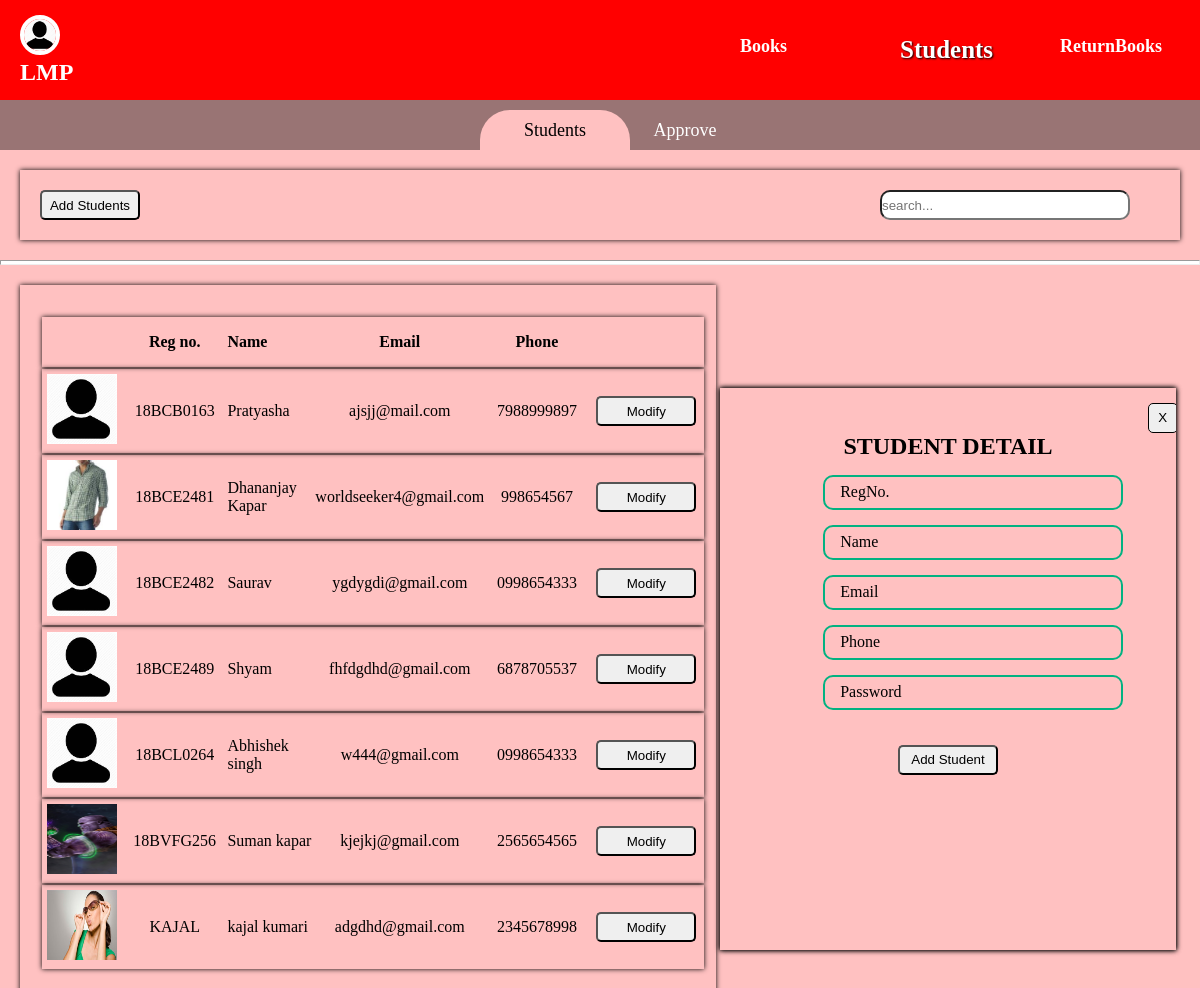
Page /students-list.php (signed in) on the committed database.
### tables this page shows
CREATE TABLE `students` (
  `pp` varchar(200) NOT NULL DEFAULT 'uploaded/p.jpg',
  `id` varchar(20) NOT NULL,
  `name` varchar(50) NOT NULL,
  `email` varchar(50) NOT NULL,
  `phone` varchar(15) NOT NULL,
  `password` varchar(20) NOT NULL
);

### students-list.php (the view, shortened to what this page needs)
<?php
	include "students.php";
	if(isset($_SESSION["login_user"])){
?>
<!DOCTYPE html>
<html>
<head>
	<link rel="stylesheet" href="css/initialstyle.css">
</head>
<body>
	<div class="srchbar">
		<button onclick="addStud()">Add Students</button>
		<div class="search">
			<form action="students-list.php" method="post">
				<input type="text" name="srchbox" id="srch_id" placeholder="search..." >
			</form>
		</div>
	</div>
	<hr style="height: 5px;background-color: white;">
	<div id="contents">
		<table>
			<div id="tab_head">
				<thead>
					<th class="imgClass"></th>
					<th class="regnClass">Reg no.</th>
					<th class="nameClass">Name</th>
					<th class="mailClass">Email</th>
					<th class="contClass">Phone</th>
					<th></th>
				</thead>
			</div>
			<tbody>
			<?php
				function resultprint($con,$sqlquery){
					$count = 0;
					$res = $con->query($sqlquery);
					while (($row = mysqli_fetch_assoc($res))) {
						$count += 1;
						$sid = $row["id"];
						$ppic = $row["pp"];
						$pp_id = 'pp_'.$count;
						$stud_id = 'stud_'.$count;
						$name_id = 'name_'.$count;
						$mail_id = 'mail_'.$count;
						$cont_id = 'cont_'.$count;
						$butn_id = 'butn_'.$count;
						echo "<tr>";
						echo "<td id='$pp_id' class='ppClass' value='$ppic'><img src='students/".$ppic."' ></td>";
						echo "<td id='$stud_id' class='regnClass'>".$sid."</td>";
						echo "<td id='$name_id' class='nameClass'>".$row["name"]."</td>";
						echo "<td id='$mail_id' class='mailClass'>".$row["email"]."</td>";
						echo "<td id='$cont_id' class='contClass'>".$row["phone"]."</td>";
						echo "<td><button class='button-list' id='$butn_id' value='$count'>Modify</button></td>";
						echo "</tr>";
					}
					return $count;
				}
				function ResultSql($conn){
					if(isset($_POST["srchbox"])){
						$na = $_POST["srchbox"];
						if($na == ""){
							$sql  = "select * from students";
							$count = resultprint($conn,$sql);
						}else{
							echo "<script>document.getElementById('srch_id').value = '$na'</script>";
							echo "<script>document.getElementById('srchres').innerHTML = 'Search results for ".$na." '</script>";
							$sql  = "select * from students where id like '%$na%' or name like '%$na%' or email like '%$na%' or phone like '%$na%'";
							$count = resultprint($conn,$sql);
						}
					}else{
						$sql  = "select * from students";
						$count = resultprint($conn,$sql);
					}
					return $count;
				}
				$count = ResultSql($conn);
			?>
			</tbody>
		</table>
	</div>
	<div class=std-detail id=std-detail>
		<button id="cancelBut" onclick="document.getElementById('std-detail').style.display='none'">X</button>
		<center>
			<h2>STUDENT DETAIL</h2>
		</center>
		<form action="students-list.php" method="post">
			<div class="inpbox">
				<span>RegNo.</span>
			</div>
			<div class="inpbox">
				<span> Name </span>
			</div>
			<div class="inpbox">
				<span>Email</span>
			</div>
			<div class="inpbox">
				<span>Phone</span>
			</div>
			<center>
				<button name="mod-but">Modify</button>
				<button name="del-but">Delete</button>
			</center>
		</form>
	</div>
	<div class=std-detail id=std-detail-add>
		<button id="cancelBut" onclick="document.getElementById('std-detail-add').style.display='none'">X</button>
		<center><h2>STUDENT DETAIL</h2></center>
		<form action="students-list.php" method="post">
			<div class="inpbox">
				<input type="text" name="st-regn-add" id="st-regn-add"  required>
				<span>RegNo.</span>
			</div>
			<div class="inpbox">
				<input type="text" name="st-name-add" id="st-name-add"  required>
				<span> Name </span>
			</div>
			<div class="inpbox">
				<input type="text" name="st-mail-add" id="st-mail-add"  required>
				<span>Email</span>
			</div>
			<div class="inpbox">
				<input type="text" name="st-cont-add" id="st-cont-add"  required>
				<span>Phone</span>
			</div>
			<div class="inpbox">
				<input type="text" name="st-pass-add" id="st-pass-add"  required>
				<span>Password</span>
			</div>
			<center>
				<button name="add-but">Add Student</button>
			</center>
		</form>
	</div>
</body>
</html>
<?php } ?>

### connection.php (shortened to what this page needs)
<!DOCTYPE html>
<html>
<body>
</body>
</html>

### navi.php (shortened to what this page needs)
<?php
	include "connection.php";
if (isset($_SESSION["login_user"])){
?>
<!DOCTYPE html>
<html>
<head>
</head>
<body>
	<nav id='abc'>
		<div class="logo">
			<a onclick="toggleHideClass()" ><img src="image/p.jpg"></a>
			<h2>LMP</h2>
		</div>
		<div class="menu">
			<a href="books.php" id="book">Books</a>
			<a href="students-list.php" id="stds">Students</a>
			<a href="return.php" id="rtn">ReturnBooks</a>
		</div>
	</nav>
</body>
</html>
<?php } ?>

### students.php (shortened to what this page needs)
<?php
	include "navi.php";
	if(isset($_SESSION["login_user"])){
?>
<!DOCTYPE html>
<html>
<head>
</head>
<body>
	<div class = "st-nav">
		<a href="students-list.php" id="std-nav">Students</a>
		<a href="approve-list.php" id="apr-nav">Approve</a>
	</div>
</html>
<?php } ?>

### css/initialstyle.css (style rules this page uses)
#contents,.srchbar { box-shadow: 0px 0px 5px black; }
.srchbar { margin: 20px; padding: 20px; }
button { cursor: pointer; outline: none; border-radius: 5px 5px; width: 100px; height: 30px; }
.srchbar form { margin-top: -30px; margin-left: 75%; }
#contents { margin: 20px; width: 58%; padding-top: 20px; padding-bottom: 20px; }
input[type="text"] { width: 250px; height: 30px; border-radius: 10px 10px; outline: none; }
table { margin: 10px; margin-left: 20px; }
table img { height: 70px; width: 70px; }
table .ppClass { width: 80px; padding: 5px; }
table thead { height: 50px; }
table tr { box-shadow: 0px 0px 5px black; }
table td { text-align: center; width:180px; }
table .nameClass { text-align: left; width:150px; }
.inpbox { position: relative; width: 300px; height: 35px; margin: 15px; margin-left: 20%; }
.inpbox input { position: relative; width: 100%; height: 100%; outline: none; border: 2px solid #02b281; padding-left: 10px; background: rgba(0,0,0,0); }
.inpbox span { position: absolute; top: 50%; transform: translateY(-50%); left: 15px; pointer-events: none; padding: 2px; transition: 1s; }

### navi.php (style rules this page uses)
* { margin: 0; padding: 0; box-sizing: border-box; }
nav { height: 100px; color: white; display: flex; justify-content: space-between; align-items:center; background: red; }
.logo { padding-left: 20px; }
.logo img { cursor: pointer; border: 4px solid white; border-radius: 30px; width: 40px; height:40px; }
nav .menu { width: 40%; display: flex; justify-content: space-around; }
nav .menu a { width: 25%; font-size: 18px; text-decoration: none; color: white; font-weight: bold; }
button { cursor: pointer; }

### students.php (style rules this page uses)
nav .menu #stds { font-size: 25px; text-shadow: 1px 1px 2px black; }
.st-nav { background:rgba(0,0,0,0.4); height:50px; display: flex; align-items:center; padding-left: 40%; }
.st-nav a { width: 150px; text-decoration: none; color: white; font-size: 18px; text-align: center; border: 0px solid grey; height: 40px; margin-top: 10px; padding-top: 10px; border-radius: 30px 30px 0px 0px; }
#apr-nav { margin-left: -20px; }

### students-list.php (style rules this page uses)
body { background: #ffc1c1; }
#std-nav { background: #ffc1c1; color: black; border: 0px solid white; }
.std-detail { position: fixed; overflow: auto; z-index: 1; left:60%; top: 40%; background: #ffc1c1; width: 38%; height: 55%; margin-top: -20px; padding: 20px; border: 0px solid black; box-shadow: 0px 0px 5px black; }
.std-detail button { margin-top: 20px; }
.std-detail #cancelBut { width: 30px; border: 1px solid black; margin-left: 98%; margin-top: -200px; }

### rows in the picture
students: pp (picture), id "18BCB0163", name "Pratyasha", email "ajsjj@mail.com", phone "7988999897"
students: pp (picture), id "18BCE2481", name "Dhananjay Kapar", email "worldseeker4@gmail.com", phone "998654567"
students: pp (picture), id "18BCE2482", name "Saurav", email "ygdygdi@gmail.com", phone "0998654333"
students: pp (picture), id "18BCE2489", name "Shyam", email "fhfdgdhd@gmail.com", phone "6878705537"
students: pp (picture), id "18BCL0264", name "Abhishek singh", email "w444@gmail.com", phone "0998654333"
students: pp (picture), id "18BVFG256", name "Suman kapar", email "kjejkj@gmail.com", phone "2565654565"
students: pp (picture), id "KAJAL", name "kajal kumari", email "adgdhd@gmail.com", phone "2345678998"
